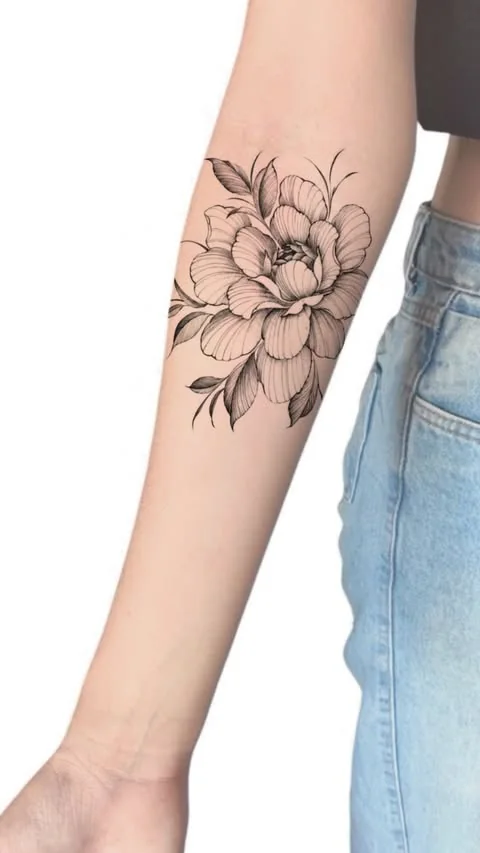
#> input picture assets/img/full/disp-01.webp, 480 x 853 px, given in place of 081_0.jpg, which was not available
$ python processar.py ../assets/img/full/disp-01.webp
#> lines starting #> are read from the running program, lines starting #| are printed output that depends on the picture
"""Gera as imagens do site a partir de _ref (posts em ig/NNN_k.jpg, destaques em hl/, reels em videos/).
Uso: python tools/processar.py        (--folha só monta _ref/conf-recortes.jpg para conferir os recortes)"""
import os, subprocess, sys
import cv2
import imageio_ffmpeg
import numpy as np
from PIL import Image, ImageOps, ImageDraw

AQUI = os.path.dirname(os.path.abspath(__file__)); SITE = os.path.dirname(AQUI)
R = os.path.join(SITE, '..', '_ref'); A = os.path.join(SITE, 'assets', 'img'); V = os.path.join(SITE, 'assets', 'video')

# Trabalhos: (post, foto, categoria, legenda, desvio vertical do recorte 0..1)
OBRAS = [
    ('081', 0, 'floral', 'Lírio, girassol e pássaro', .32),
    ('014', 0, 'figura', 'Onça com flores', .5),
    ('008', 0, 'homenagem', 'Silhueta com o melhor amigo', .45),
    ('089', 0, 'floral', 'Ramo no ombro', .4),
    ('003', 4, 'homenagem', 'O pezinho da Aurora', .5),
    ('091', 0, 'floral', 'Peônia no pescoço', .5),
    ('042', 0, 'figura', 'Gato samurai', .4),
    ('098', 0, 'escrita', 'Tudo passa', .35),
    ('036', 3, 'homenagem', 'Avós e neto', .55),
    ('049', 0, 'floral', 'Borboleta com floral', .45),
    ('024', 0, 'figura', 'Medusa', .4),
    ('016', 2, 'floral', 'Raminho da Mariana', .4),
    ('010', 4, 'mini', 'Gatinhos', .55),
    ('006', 0, 'homenagem', 'A mãozinha da Mainha', .45),
    ('094', 0, 'floral', 'Borboleta e rosas', .45),
    ('030', 0, 'homenagem', 'Silhueta de foto', .45),
    ('032', 0, 'floral', 'Rosas na perna', .42),
    ('111', 0, 'escrita', 'Feita de sonhos, cicatrizes e recomeços', .45),
    ('095', 0, 'figura', 'Onça mimosa', .55),
    ('018', 0, 'floral', 'Coração e Provérbios 4:23', .45),
    ('010', 6, 'mini', 'Onigiri', .5),
    ('077', 0, 'homenagem', 'Primeiras pegadas', .5),
    ('086', 0, 'floral', 'Floral no antebraço', .4),
    ('015', 0, 'figura', 'Rosa dos ventos', .4),
    ('033', 0, 'escrita', 'Seja forte e corajosa', .55),
    ('084', 0, 'figura', 'Leoa nas costas', .35),
    ('079', 0, 'floral', 'Floresça onde Deus te plantar', .35),
    ('011', 0, 'homenagem', 'Coração de digitais', .55),
    ('010', 9, 'mini', 'Carpa', .5),
    ('087', 0, 'figura', 'Aparecida e São Francisco', .45),
    ('044', 0, 'floral', 'Lírio nas costas', .4),
    ('046', 0, 'homenagem', 'Alícia', .45),
    ('040', 0, 'escrita', 'One day at a time', .5),
    ('102', 0, 'floral', 'Beija-flor', .45),
    ('010', 5, 'mini', 'Om', .5),
    ('066', 0, 'figura', 'Dança de cinema', .4),
    ('063', 0, 'homenagem', 'Danny e o pequeno Daniel', .5),
    ('048', 0, 'figura', 'Rick e Morty', .45),
    ('010', 8, 'mini', 'Âncora', .55),
    ('101', 0, 'escrita', 'Projetinho da Nanda', .4),
    ('105', 0, 'floral', 'Resiliência', .4),
    ('072', 0, 'mini', 'Lua e estrelas', .4),
]

# Histórias: (post, foto, dy)
HIST = [('050', 0, .55), ('003', 4, .5), ('061', 0, .5), ('024', 0, .35), ('076', 0, .55), ('097', 0, .5)]

# Curadas (destaque, x, y, largura): recortes 4:5 fora das etiquetas dos stories
CUR = [('curadas_02', 0, 70, 480), ('curadas_03', 0, 70, 480), ('curadas_06', 0, 60, 480), ('curadas_05', 0, 215, 326)]

# Disponíveis: (destaque, título, detalhe, x, y, largura)
DISP = [
    ('disp_07', 'Peônia', 'Antebraço', 0, 90, 480),
    ('disp_09', 'Floral com folhas', 'Antebraço', 0, 110, 480),
    ('disp_10', 'Flores de cerejeira', 'Antebraço', 0, 110, 480),
    ('disp_03', 'Floral nas costas', 'Costas', 0, 140, 480),
    ('disp_08', 'Mandala com florais', 'Braço inteiro', 0, 60, 480),
    ('disp_00', 'Mariposa, libélula e abelha', 'Pequenas', 0, 20, 480),
    ('disp_01', 'Viagem', 'Mapa, avião e câmera', 0, 20, 480),
    ('disp_02', 'Selos de Pernambuco', 'Carnaval, 081', 0, 30, 480),
]

SOBRE = ('001', 0, .3)
ESTUDIO = ('027', 0, .45)
# Processo: quadros do reel 081, a mesma tatuagem do hero (segundo)
PROC = [('arte', 1.0), ('decalque', 2.2), ('pronta', 12.0)]


def post(cod, k):
    return os.path.join(R, 'ig', f'{cod}_{k}.jpg')


def recortar(src, w, h, dy=.5):
    im = ImageOps.exif_transpose(Image.open(src)).convert('RGB')
    return ImageOps.fit(im, (w, h), Image.LANCZOS, centering=(.5, dy))


def salvar(im, nome, q=82):
    p = os.path.join(A, nome); os.makedirs(os.path.dirname(p), exist_ok=True)
    im.save(p, 'WEBP', quality=q, method=6)


def cheia(src, nome, lado=1800):
    """Foto inteira, sem recorte, para a ampliação."""
    im = ImageOps.exif_transpose(Image.open(src)).convert('RGB')
    if max(im.size) > lado:
        k = lado / max(im.size); im = im.resize((round(im.width * k), round(im.height * k)), Image.LANCZOS)
    salvar(im, f'full/{nome}.webp', 84)


def par(src, pasta, n, w, h, dy):
    big = recortar(src, w, h, dy); salvar(big, f'{pasta}/{n}.webp')
    salvar(big.resize((w // 2, h // 2), Image.LANCZOS), f'{pasta}/{n}-p.webp')


def story(nome, x, y, l):
    """Recorte 4:5 de um story (480x853), ampliado com leve nitidez."""
    im = Image.open(os.path.join(R, 'hl', nome + '.jpg')).convert('RGB').crop((x, y, x + l, y + round(l * 1.25)))
    return im.resize((640, 800), Image.LANCZOS)


def quadro(video, seg):
    c = cv2.VideoCapture(os.path.join(R, 'videos', video)); c.set(1, int(seg * c.get(5))); ok, f = c.read()
    return Image.fromarray(cv2.cvtColor(f, cv2.COLOR_BGR2RGB))


def ramo_claro():
    """O ramo do mapa, parado, na cor do rodapé: para o toque e para movimento reduzido."""
    m = cv2.imread(os.path.join(A, 'traco-ramo.webp'))
    tinta = m[:, :, 2].astype(np.float32) / 255
    a = np.clip((tinta - .1) / .8, 0, 1) * 255
    rgba = np.dstack([np.full(a.shape, 207), np.full(a.shape, 224), np.full(a.shape, 235), a]).astype(np.uint8)
    salvar(Image.fromarray(rgba, 'RGBA'), 'ramo-claro.webp', 80)


def main():
    if '--folha' in sys.argv:
        ims = [recortar(post(c, k), 200, 250, dy) for c, k, _cat, _l, dy in OBRAS]
        ims += [recortar(post(c, k), 200, 250, dy) for c, k, dy in HIST]
        ims += [story(*c).resize((200, 250)) for c in CUR]
        ims += [story(d[0], *d[3:]).resize((200, 250)) for d in DISP]
        ims += [ImageOps.fit(quadro('081.mp4', s), (200, 250), centering=(.5, .4)) for _n, s in PROC]
        col = 10; lin = (len(ims) + col - 1) // col
        f = Image.new('RGB', (col * 204, lin * 254), 'white'); d = ImageDraw.Draw(f)
        for i, im in enumerate(ims):
            f.paste(im, ((i % col) * 204, (i // col) * 254)); d.text(((i % col) * 204 + 4, (i // col) * 254 + 4), str(i), fill='yellow')
        f.save(os.path.join(R, 'conf-recortes.jpg'), quality=82); return

    for i, (c, k, _cat, _l, dy) in enumerate(OBRAS):
        par(post(c, k), 'obras', f'{i + 1:02d}', 960, 1200, dy); cheia(post(c, k), f'obras-{i + 1:02d}')
#> in recortar, im is the input picture: PIL image 480x853 RGB; mean R, G, B 216.2, 207.5, 204.2
#> in recortar, `return ImageOps.fit(im, (w, h), Image.LANCZOS, centering=(.5, dy))`:
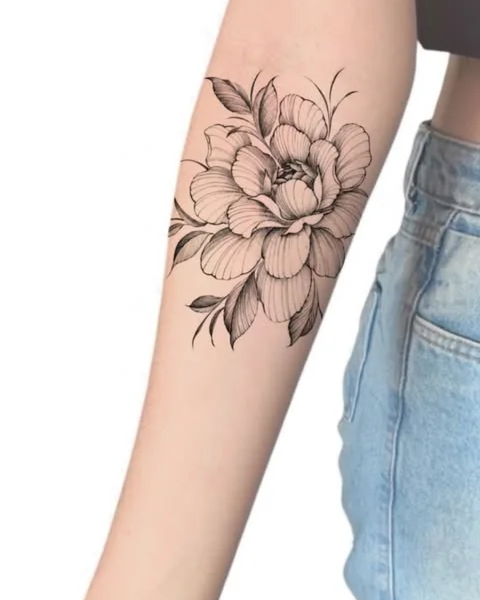
#> returned value: PIL image 960x1200 RGB (shown at 1/2 size); mean R, G, B 213.8, 204.8, 201.4
#> call 2 of salvar, with nome = 'obras/01-p.webp', q = 82
#> in salvar (call 2), `im.save(p, 'WEBP', quality=q, method=6)`:
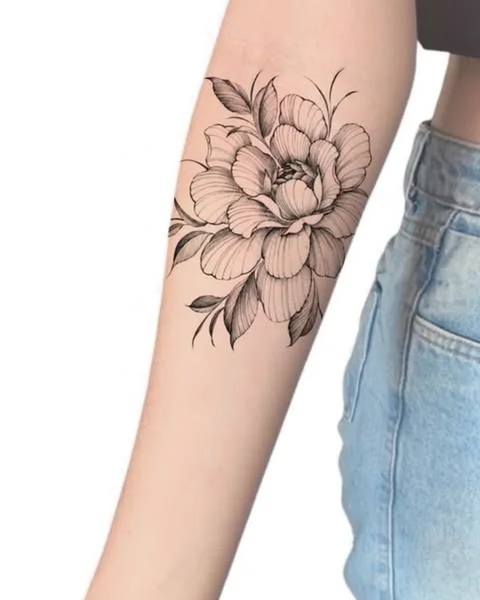
#> saved as 01-p.webp: PIL image 480x600 RGB; mean R, G, B 213.8, 204.8, 201.4
#> pass 2 of the loop in main, `for i, (c, k, _cat, _l, dy) in enumerate(OBRAS):`:
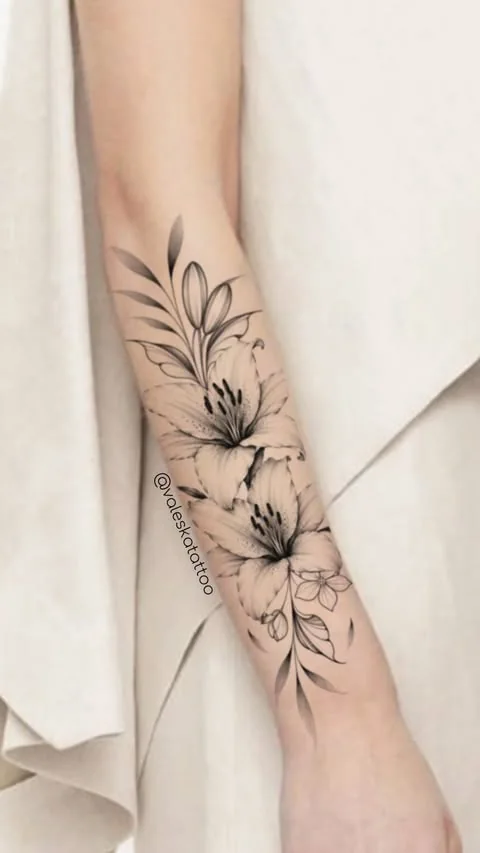
#> input picture assets/img/full/disp-02.webp, 480 x 853 px, given in place of 014_0.jpg, which was not available
#> in recortar, im is the input picture: PIL image 480x853 RGB; mean R, G, B 215.4, 199.8, 186.9
#> in recortar (call 2), `return ImageOps.fit(im, (w, h), Image.LANCZOS, centering=(.5, dy))`:
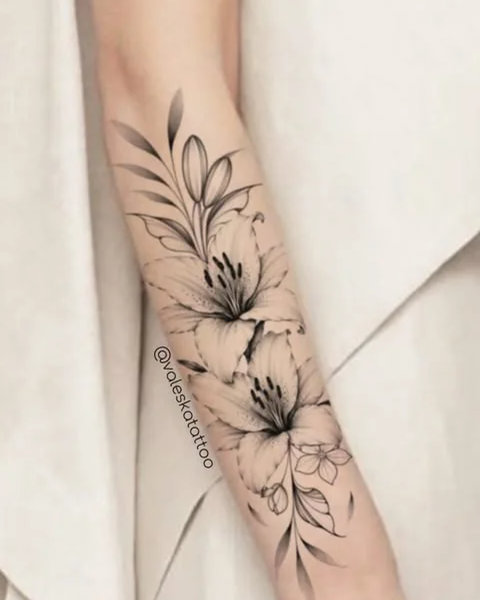
#> returned value: PIL image 960x1200 RGB (shown at 1/2 size); mean R, G, B 213.5, 198.6, 185.8
#> in salvar (call 5), `im.save(p, 'WEBP', quality=q, method=6)`:
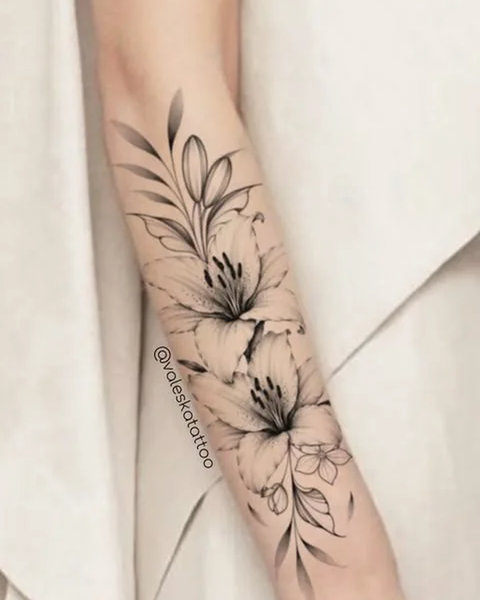
#> saved as 02-p.webp: PIL image 480x600 RGB; mean R, G, B 213.5, 198.6, 185.7
    for i, (c, k, dy) in enumerate(HIST):
        par(post(c, k), 'hist', f'{i + 1}', 1080, 1350, dy); cheia(post(c, k), f'hist-{i + 1}')
    for i, c in enumerate(CUR):
        salvar(story(*c), f'cur-{i + 1}.webp', 84)
    for i, d in enumerate(DISP):
        im = story(d[0], *d[3:]); salvar(im, f'disp/{i + 1:02d}.webp', 84)
        salvar(Image.open(os.path.join(R, 'hl', d[0] + '.jpg')).convert('RGB'), f'full/disp-{i + 1:02d}.webp', 84)
    salvar(recortar(post(*SOBRE[:2]), 1080, 1350, SOBRE[2]), 'sobre.webp')
    salvar(recortar(post(*ESTUDIO[:2]), 1080, 1350, ESTUDIO[2]), 'estudio.webp')
    for nome, s in PROC:
        salvar(ImageOps.fit(quadro('081.mp4', s), (720, 900), Image.LANCZOS, centering=(.5, .4)), f'proc-{nome}.webp', 84)
    salvar(ImageOps.fit(quadro('081.mp4', 7.0), (720, 900), Image.LANCZOS, centering=(.5, .4)), 'proc-traco.webp', 80)
    # o traço em movimento, mudo, do mesmo reel
    os.makedirs(V, exist_ok=True)
    subprocess.run([imageio_ffmpeg.get_ffmpeg_exe(), '-y', '-loglevel', 'error', '-ss', '6.2', '-t', '3.6', '-i', os.path.join(R, 'videos', '081.mp4'),
                    '-vf', 'crop=720:900:0:150', '-an', '-c:v', 'libx264', '-preset', 'slow', '-crf', '27', '-pix_fmt', 'yuv420p', '-movflags', '+faststart', os.path.join(V, 'traco-agulha.mp4')], check=True)
    ramo_claro()
    print('imagens ok')


if __name__ == '__main__':
#> (the run stopped early here; a loop or call above may not have finished)
